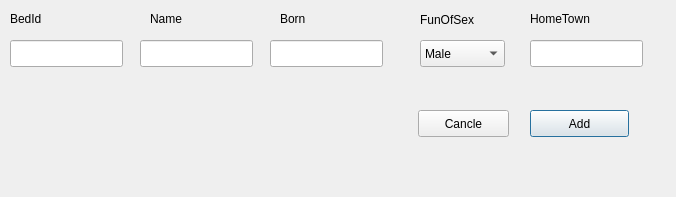
<?xml version="1.0" encoding="UTF-8"?>
<ui version="4.0">
 <class>Add_Dialog</class>
 <widget class="QDialog" name="Add_Dialog">
  <property name="geometry">
   <rect>
    <x>0</x>
    <y>0</y>
    <width>676</width>
    <height>197</height>
   </rect>
  </property>
  <property name="windowTitle">
   <string>AddRoomate</string>
  </property>
  <widget class="QLineEdit" name="lineEdit">
   <property name="geometry">
    <rect>
     <x>10</x>
     <y>40</y>
     <width>113</width>
     <height>27</height>
    </rect>
   </property>
  </widget>
  <widget class="QLineEdit" name="lineEdit_2">
   <property name="geometry">
    <rect>
     <x>140</x>
     <y>40</y>
     <width>113</width>
     <height>27</height>
    </rect>
   </property>
  </widget>
  <widget class="QLineEdit" name="lineEdit_3">
   <property name="geometry">
    <rect>
     <x>270</x>
     <y>40</y>
     <width>113</width>
     <height>27</height>
    </rect>
   </property>
  </widget>
  <widget class="QComboBox" name="comboBox">
   <property name="geometry">
    <rect>
     <x>420</x>
     <y>40</y>
     <width>85</width>
     <height>27</height>
    </rect>
   </property>
   <item>
    <property name="text">
     <string>Male</string>
    </property>
   </item>
   <item>
    <property name="text">
     <string>Female</string>
    </property>
   </item>
  </widget>
  <widget class="QLineEdit" name="lineEdit_4">
   <property name="geometry">
    <rect>
     <x>530</x>
     <y>40</y>
     <width>113</width>
     <height>27</height>
    </rect>
   </property>
  </widget>
  <widget class="QPushButton" name="pushButton">
   <property name="geometry">
    <rect>
     <x>530</x>
     <y>110</y>
     <width>99</width>
     <height>27</height>
    </rect>
   </property>
   <property name="text">
    <string>Add</string>
   </property>
  </widget>
  <widget class="QLabel" name="label">
   <property name="geometry">
    <rect>
     <x>10</x>
     <y>10</y>
     <width>67</width>
     <height>17</height>
    </rect>
   </property>
   <property name="text">
    <string>BedId</string>
   </property>
  </widget>
  <widget class="QLabel" name="label_2">
   <property name="geometry">
    <rect>
     <x>150</x>
     <y>10</y>
     <width>67</width>
     <height>17</height>
    </rect>
   </property>
   <property name="text">
    <string>Name</string>
   </property>
  </widget>
  <widget class="QLabel" name="label_3">
   <property name="geometry">
    <rect>
     <x>280</x>
     <y>10</y>
     <width>67</width>
     <height>17</height>
    </rect>
   </property>
   <property name="text">
    <string>Born</string>
   </property>
  </widget>
  <widget class="QLabel" name="label_4">
   <property name="geometry">
    <rect>
     <x>420</x>
     <y>10</y>
     <width>91</width>
     <height>20</height>
    </rect>
   </property>
   <property name="text">
    <string>FunOfSex</string>
   </property>
  </widget>
  <widget class="QLabel" name="label_5">
   <property name="geometry">
    <rect>
     <x>530</x>
     <y>10</y>
     <width>111</width>
     <height>17</height>
    </rect>
   </property>
   <property name="text">
    <string>HomeTown</string>
   </property>
  </widget>
  <widget class="QPushButton" name="pushButton_2">
   <property name="geometry">
    <rect>
     <x>418</x>
     <y>110</y>
     <width>91</width>
     <height>27</height>
    </rect>
   </property>
   <property name="text">
    <string>Cancle</string>
   </property>
  </widget>
 </widget>
 <resources/>
 <connections/>
</ui>
